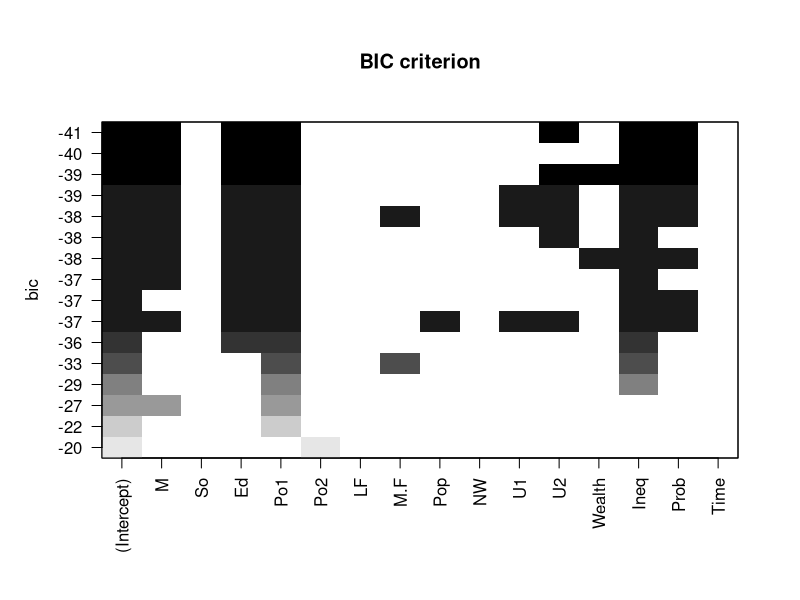
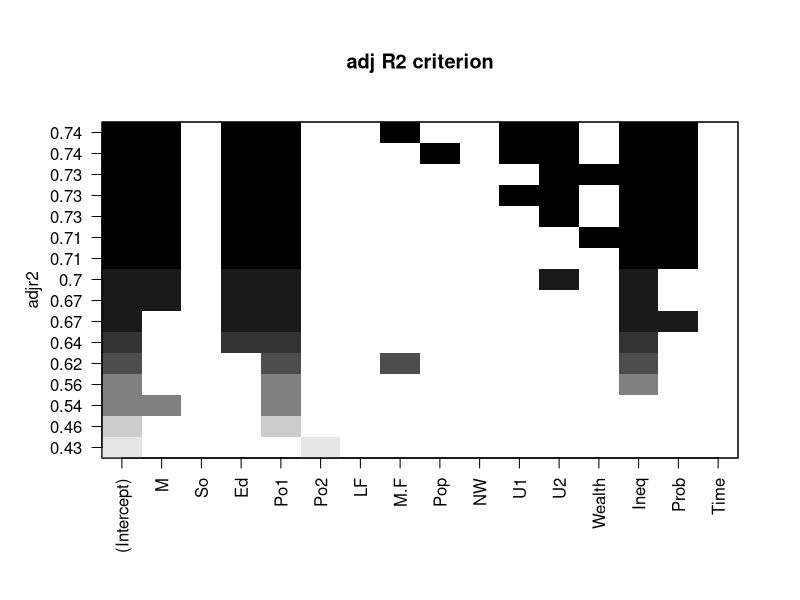
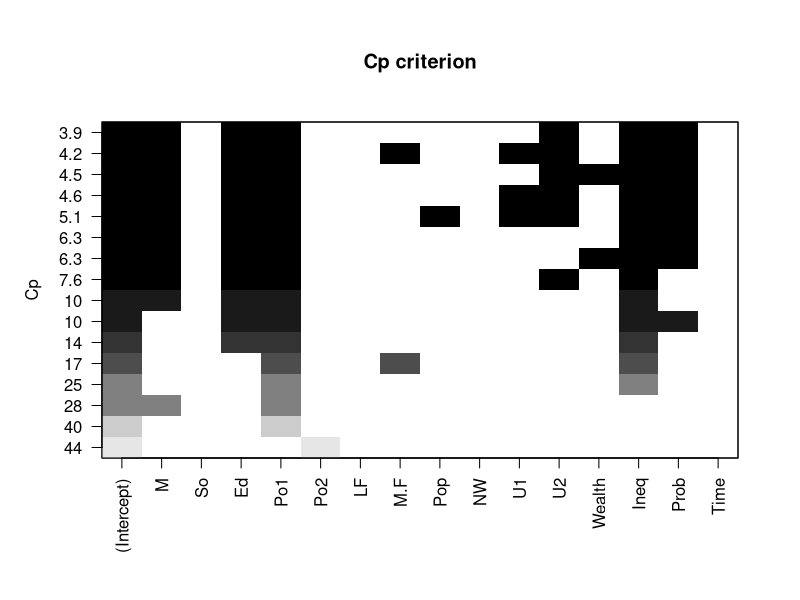

Here is the R script that generated these plots, in order:
data<-read.table("uscrime.txt", header=TRUE, sep="")
attach(data)


#########
##leaps Package##
#########

library(leaps)

##find best 2 subsets for up to size 8

b<-regsubsets(Crime~.,data=data,nbest=2,nvmax=8)
####### nbest is used to set up the numbers of models of each size to record. No matter how we set up this argument, this function will still examine all the modes as specified by the other arguments. However, it will only record the best models up to the number provided by this arguemnt. This feature will be useful when we have a large number of predictors. 
####### nvmax can be used to set a limit on the number of predictors considered in each models.
####### For other useful arguments,refer to the R tutorial for detail.

summary(b)
plot(b,scale="bic", main="BIC criterion")
plot(b,scale="adjr2", main="adj R2 criterion")
plot(b,scale="Cp", main="Cp criterion")


#####################
##forward selection##
#####################

start<-lm(Crime~1, data=data)

end<-lm(Crime~.,data=data)

result<-step(start, scope=list(lower=start,
upper=end), direction="forward", trace=FALSE)
summary(result)

result<-step(start, scope=list(lower=start,
upper=end), direction="forward")

########################
##backward elimination##
########################

result.b<-step(end, direction="backward",trace=FALSE)
summary(result.b)

result.b<-step(end, direction="backward")

#######################
##stepwise regression##
#######################

result.s<-step(start, scope=list(upper=end), 
direction="both",trace=FALSE)
summary(result.s)

result.s<-step(start, scope=list(upper=end), 
direction="both")

##different starting model

result.s2<-step(lm(Crime~Time+M+Po2+U1), 
scope=list(upper=end), direction="both",
trace=FALSE)
summary(result.s2)

result.s2<-step(lm(Crime~Time+M+Po2+U1), 
scope=list(upper=end), direction="both")


detach(data)
